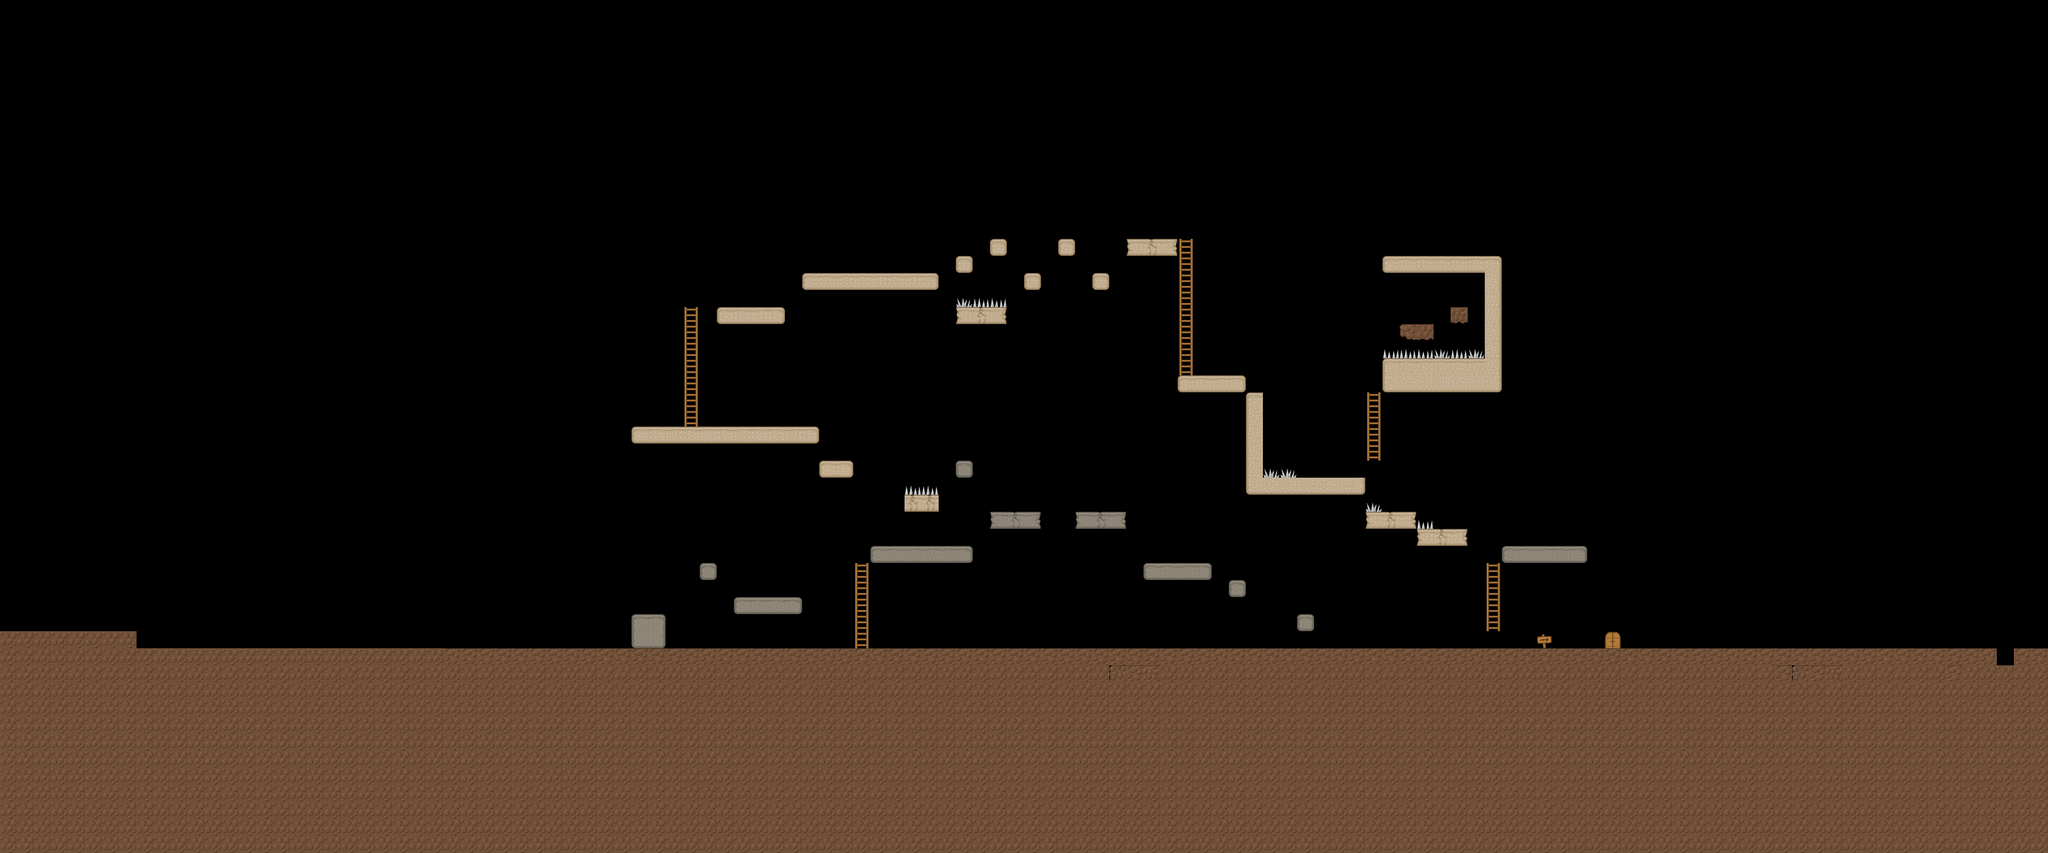

A 2D game scene composited from a Tiled map and its tileset images. What follows is a short description and the map's XML, with each tile layer's data collapsed to a summary:
An orthogonal 120x50 tile map with 32x32 px tiles, 1 tile layer (Слой тайлов 1) and 102 objects (39x coin, 36x solid, 8x e_solid, 6x enemy, 6x thorns, ...).

<map version="1.0" orientation="orthogonal" renderorder="right-down" width="120" height="50" tilewidth="32" tileheight="32" nextobjectid="108">
 <tileset firstgid="1" name="TVl3F4n-O1k" tilewidth="32" tileheight="32" tilecount="144" columns="12">
  <image source="platform.png" width="384" height="384" />
 </tileset>
 <layer name="Слой тайлов 1" width="120" height="50">
  <data>[6000 cells, 1614 non-empty, 43 distinct tile ids]</data>
 </layer>
 <objectgroup name="Слой объектов 1">
  <object id="1" name="solid" x="960" y="6" width="30" height="1208" />
  <object id="3" name="solid" x="3141" y="6" width="30" height="1208" />
  <object id="4" name="solid" x="960" y="1214" width="2214" height="34" />
  <object id="5" name="solid" x="1378" y="1122" width="126" height="26" />
  <object id="6" name="solid" x="1185" y="1151" width="59" height="63.6667" />
  <object id="7" name="solid" x="1311.67" y="1057.67" width="32.3333" height="26" />
  <object id="8" name="coin" x="1629.17" y="897.667" width="32.3333" height="26" />
  <object id="9" name="solid" x="1791.17" y="863.667" width="32.3333" height="31.6667" />
  <object id="10" name="solid" x="1634.5" y="1027" width="186.833" height="26" />
  <object id="11" name="solid" x="1859.83" y="963" width="93.5" height="26" />
  <object id="12" name="solid" x="2018.5" y="961.667" width="93.5" height="26" />
  <object id="13" name="solid" x="1698.5" y="928.333" width="62.8333" height="26" />
  <object id="14" name="solid" x="1538.5" y="865.667" width="58.8333" height="26" />
  <object id="15" name="solid" x="1187.83" y="803" width="346.833" height="26" />
  <object id="16" name="solid" x="1343.83" y="576.333" width="128.167" height="26" />
  <object id="17" name="solid" x="1506.5" y="512.333" width="254.833" height="26" />
  <object id="18" name="solid" x="2146.5" y="1059" width="125.5" height="26" />
  <object id="19" name="solid" x="2303.83" y="1089.67" width="32.3333" height="26" />
  <object id="20" name="coin" x="2366.5" y="1123" width="32.3333" height="26" />
  <object id="21" name="solid" x="2434.5" y="1157.67" width="32.3333" height="26" />
  <object id="22" name="solid" x="1791.83" y="476.333" width="32.3333" height="38.3333" />
  <object id="23" name="solid" x="1857.17" y="449.667" width="32.3333" height="26" />
  <object id="24" name="solid" x="1921.17" y="516.333" width="32.3333" height="26" />
  <object id="25" name="solid" x="1982.5" y="445.667" width="32.3333" height="26" />
  <object id="26" name="solid" x="2049.17" y="513.667" width="32.3333" height="26" />
  <object id="27" name="solid" x="1792.17" y="578.333" width="93.83" height="26" />
  <object id="28" name="solid" x="2114.5" y="451" width="88.1666" height="26" />
  <object id="29" name="solid" x="2209.17" y="703" width="125.5" height="33" />
  <object id="30" name="solid" x="2337.25" y="892.833" width="224.083" height="33" />
  <object id="31" name="solid" x="2335.92" y="735.5" width="29.4167" height="156.5" />
  <object id="32" name="solid" x="2562.67" y="960.833" width="90.75" height="33" />
  <object id="33" name="solid" x="2657.25" y="990.167" width="93.4167" height="33" />
  <object id="34" name="solid" x="2814.58" y="1023.5" width="158.75" height="33" />
  <object id="36" name="solid" x="2593.25" y="478.167" width="220.083" height="33" />
  <object id="37" name="solid" x="2782.58" y="508.833" width="34.75" height="165.833" />
  <object id="38" name="solid" x="2594.58" y="671.5" width="220.083" height="65.8333" />
  <object id="39" name="solid" x="2717.33" y="571.5" width="37.4167" height="33" />
  <object id="40" name="solid" x="2621.33" y="603.5" width="68.0833" height="33" />
  <object id="41" name="player" x="1038.67" y="1125.33" width="49.3333" height="60" />
  <object id="42" name="enemy" x="1428.67" y="734" width="49.3333" height="60" />
  <object id="44" name="enemy" x="1639.33" y="955.333" width="49.3333" height="60" />
  <object id="45" name="enemy" x="1556.67" y="436.667" width="49.3333" height="60" />
  <object id="46" name="enemy" x="2407.33" y="802" width="49.3333" height="60" />
  <object id="47" name="enemy" x="2632.67" y="1103.33" width="49.3333" height="60" />
  <object id="48" name="enemy" x="1918" y="1131.33" width="49.3333" height="60" />
  <object id="49" name="e_solid" x="1157.33" y="734.667" width="29.3333" height="66.6667" />
  <object id="51" name="e_solid" x="1536" y="730.667" width="29.3333" height="66.6667" />
  <object id="52" name="e_solid" x="1476" y="442.667" width="29.3333" height="66.6667" />
  <object id="53" name="e_solid" x="1758.67" y="442.667" width="29.3333" height="66.6667" />
  <object id="54" name="e_solid" x="1602.67" y="957.333" width="29.3333" height="66.6667" />
  <object id="55" name="e_solid" x="1821.33" y="958.667" width="29.3333" height="66.6667" />
  <object id="56" name="e_solid" x="1685.33" y="1144" width="29.3333" height="66.6667" />
  <object id="57" name="e_solid" x="2562.67" y="822.667" width="29.3333" height="66.6667" />
  <object id="58" name="ladder" x="1600" y="1054.67" width="29.3333" height="157.333" />
  <object id="59" name="ladder" x="1281.33" y="572" width="29.3333" height="229.333" />
  <object id="60" name="ladder" x="2209.33" y="448" width="29.3333" height="250.667" />
  <object id="61" name="ladder" x="2561.33" y="730.667" width="29.3333" height="136" />
  <object id="62" name="ladder" x="2786.67" y="1052" width="29.3333" height="129.333" />
  <object id="63" name="exit" x="3004.67" y="1180" width="35.3333" height="31.3333" />
  <object id="64" name="coin" x="1314.5" y="968.333" width="32.3333" height="26" />
  <object id="65" name="coin" x="1693.17" y="448.333" width="32.3333" height="26" />
  <object id="66" name="coin" x="1633.17" y="448.333" width="32.3333" height="26" />
  <object id="67" name="coin" x="1377.17" y="511" width="32.3333" height="26" />
  <object id="68" name="coin" x="1446.5" y="511" width="32.3333" height="26" />
  <object id="69" name="coin" x="1215.83" y="739" width="32.3333" height="26" />
  <object id="70" name="coin" x="1191.83" y="549.667" width="32.3333" height="26" />
  <object id="71" name="coin" x="1187.83" y="609.667" width="32.3333" height="26" />
  <object id="72" name="coin" x="1187.83" y="672.333" width="32.3333" height="26" />
  <object id="73" name="coin" x="1375.83" y="733.667" width="32.3333" height="26" />
  <object id="74" name="coin" x="1665.17" y="835" width="32.3333" height="26" />
  <object id="75" name="coin" x="1730.5" y="832.333" width="32.3333" height="26" />
  <object id="76" name="coin" x="1887.83" y="863" width="32.3333" height="26" />
  <object id="77" name="coin" x="1954.5" y="864.333" width="32.3333" height="26" />
  <object id="78" name="coin" x="2019.83" y="865.667" width="32.3333" height="26" />
  <object id="79" name="coin" x="2082.5" y="867" width="32.3333" height="26" />
  <object id="80" name="coin" x="1794.5" y="360.333" width="32.3333" height="26" />
  <object id="81" name="coin" x="1857.17" y="323" width="32.3333" height="26" />
  <object id="82" name="coin" x="1922.5" y="328.333" width="32.3333" height="26" />
  <object id="83" name="coin" x="1989.17" y="319" width="32.3333" height="26" />
  <object id="84" name="coin" x="2049.17" y="380.333" width="32.3333" height="26" />
  <object id="85" name="coin" x="2142.5" y="345.667" width="32.3333" height="26" />
  <object id="86" name="coin" x="2246.5" y="609.667" width="32.3333" height="26" />
  <object id="87" name="coin" x="2303.83" y="613.667" width="32.3333" height="26" />
  <object id="88" name="coin" x="2601.17" y="516.333" width="32.3333" height="26" />
  <object id="89" name="coin" x="2657.17" y="517.667" width="32.3333" height="26" />
  <object id="90" name="coin" x="2717.17" y="519" width="32.3333" height="26" />
  </objectgroup>
</map>
<!-- 16 of 102 objects omitted -->
